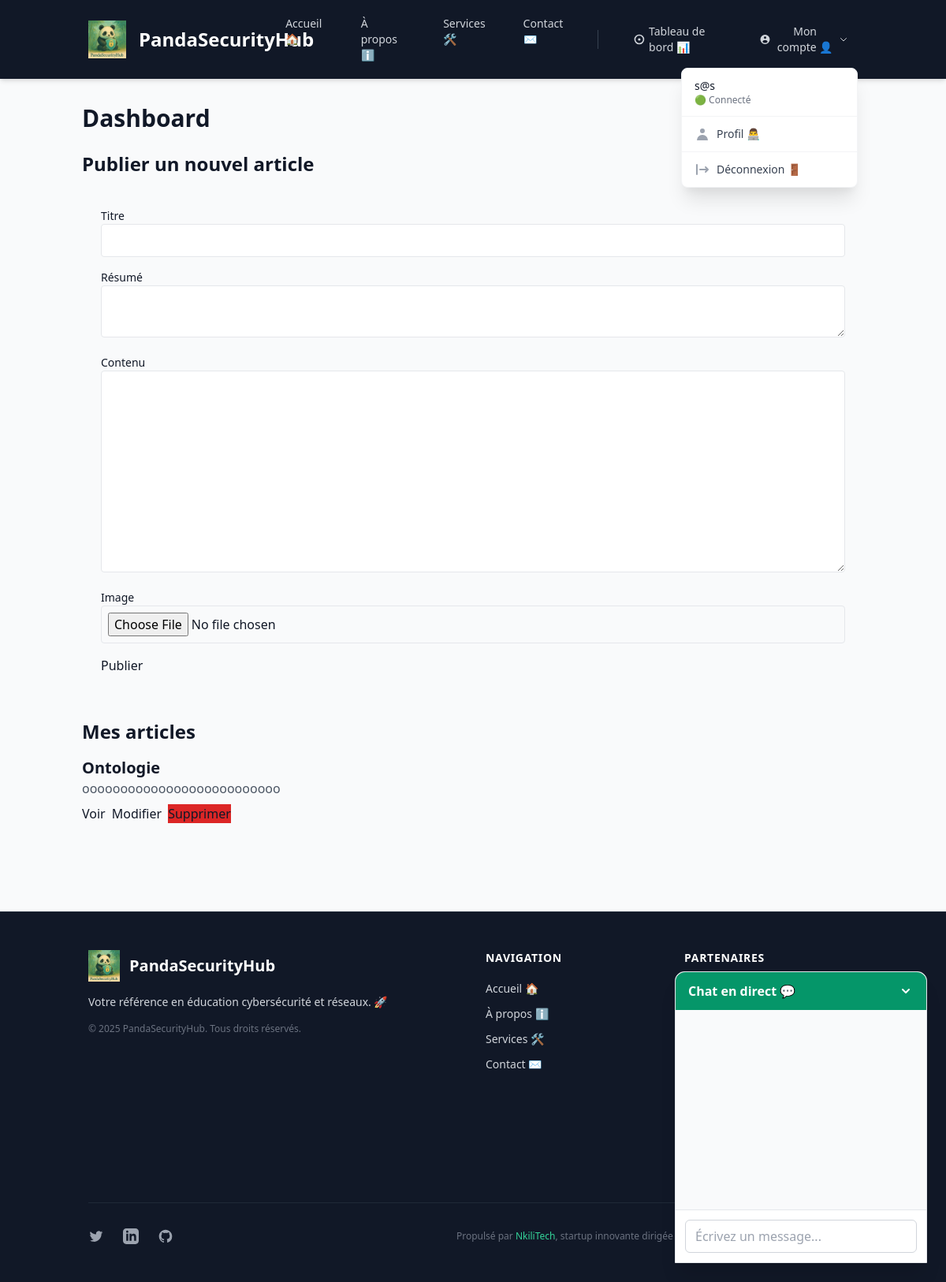
Page /dashboard (signed in) on the earlier database version.
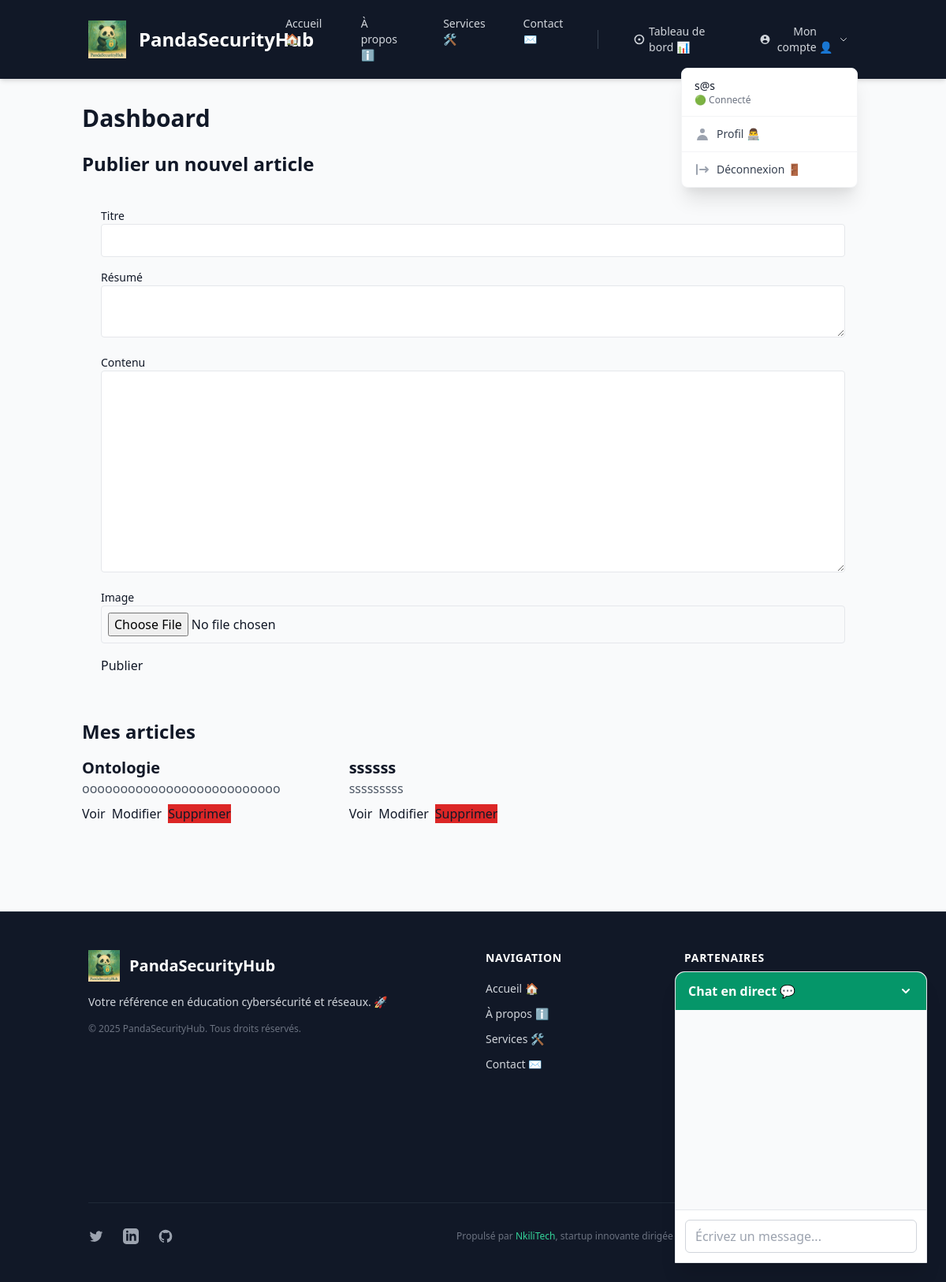
Same page on the later database version.
### app/models.py (models this page shows)
class Article(db.Model):
    id = db.Column(db.Integer, primary_key=True)
    title = db.Column(db.String(200), nullable=False)
    summary = db.Column(db.String(500), nullable=False)
    content = db.Column(db.Text, nullable=False)
    image = db.Column(db.String(100), nullable=False, default='placeholder.jpg')
    youtube_url = db.Column(db.String(200), nullable=True)
    date_posted = db.Column(db.DateTime, nullable=False, default=datetime.utcnow)
    user_id = db.Column(db.Integer, db.ForeignKey('user.id'), nullable=False)
    comments = db.relationship('Comment', backref='article', lazy=True)

### app/routes.py (the view, shortened to what this page needs)
@bp.route('/dashboard', methods=['GET', 'POST'])
@login_required
def dashboard():
    if not (current_user.can_publish or current_user.is_admin):
        flash('Vous n\'êtes pas autorisé à publier des articles. 🚫', 'danger')
        return redirect(url_for('main.index'))
    articles = Article.query.filter_by(user_id=current_user.id).all()
    return render_template('dashboard.html', articles=articles)

### app/routes.py (called while the page is built)
@login_manager.user_loader
def load_user(user_id):
    return User.query.get(int(user_id))

### app/templates/dashboard.html (shortened to what this page needs)
{% extends "base.html" %}
{% block content %}
<div class="container mx-auto px-4 py-8">
    <h1 class="text-3xl font-bold mb-6">Dashboard</h1>
    <h2 class="text-2xl font-bold mb-4">Publier un nouvel article</h2>
    <form method="POST" enctype="multipart/form-data" class="card p-6 mb-8">
        <div class="mb-4">
            <label for="title" class="block text-sm font-medium">Titre</label>
            <input type="text" name="title" id="title" class="w-full p-2 border rounded" required>
        </div>
        <div class="mb-4">
            <label for="summary" class="block text-sm font-medium">Résumé</label>
            <textarea name="summary" id="summary" class="w-full p-2 border rounded" required></textarea>
        </div>
        <div class="mb-4">
            <label for="content" class="block text-sm font-medium">Contenu</label>
            <textarea name="content" id="content" class="w-full p-2 border rounded h-64" required></textarea>
        </div>
        <div class="mb-4">
            <label for="image" class="block text-sm font-medium">Image</label>
            <input type="file" name="image" id="image" class="w-full p-2 border rounded" accept="image/*">
        </div>
        <button type="submit" class="btn">Publier</button>
    </form>
    <h2 class="text-2xl font-bold mb-4">Mes articles</h2>
    <div class="grid grid-cols-1 md:grid-cols-2 lg:grid-cols-3 gap-6">
        {% for article in articles %}
            <div class="card">
                <h3 class="text-xl font-bold">{{ article.title }}</h3>
                <p class="text-gray-600">{{ article.summary }}</p>
                <div class="flex space-x-2 mt-2">
                    <a href="{{ url_for('main.article', article_id=article.id) }}" class="btn inline-block">Voir</a>
                    <a href="{{ url_for('main.edit_article', article_id=article.id) }}" class="btn inline-block">Modifier</a>
                    <form method="POST" action="{{ url_for('main.delete_article', article_id=article.id) }}">
                        <button type="submit" class="btn bg-red-600 hover:bg-red-700" onclick="return confirm('Voulez-vous vraiment supprimer cet article ?');">Supprimer</button>
                    </form>
                </div>
            </div>
        {% endfor %}
    </div>
</div>
{% endblock %}

Differences in the rows shown:
added Article: title "ssssss", summary "sssssssss"
